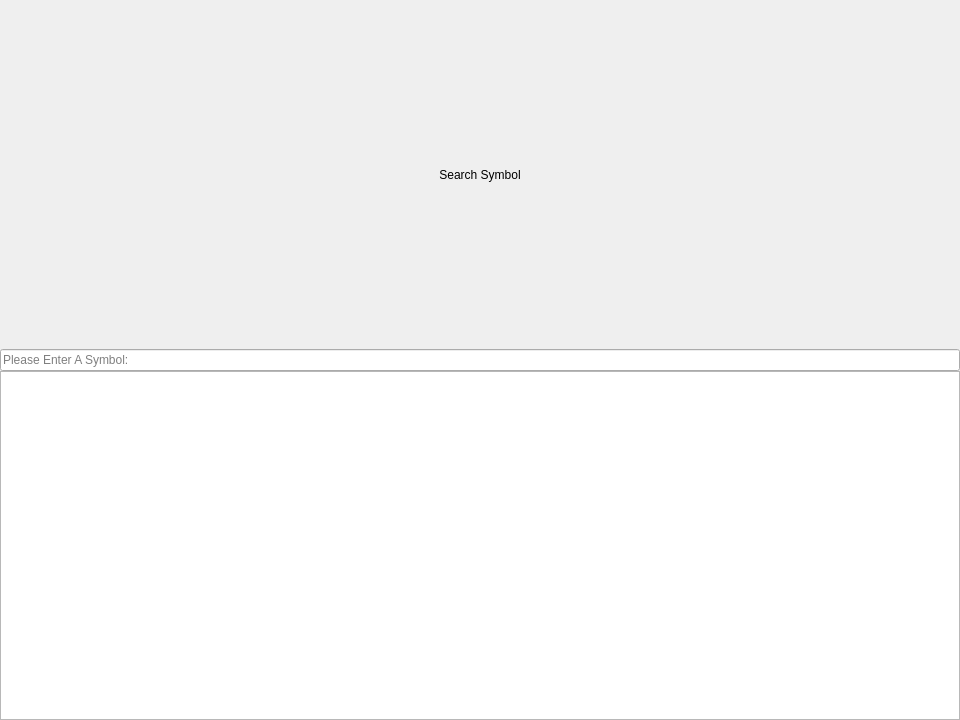
<?xml version="1.0" encoding="UTF-8"?>
<ui version="4.0">
 <class>SearchSymbol</class>
 <widget class="QDialog" name="SearchSymbol">
  <property name="geometry">
   <rect>
    <x>0</x>
    <y>0</y>
    <width>960</width>
    <height>720</height>
   </rect>
  </property>
  <property name="sizePolicy">
   <sizepolicy hsizetype="Ignored" vsizetype="Preferred">
    <horstretch>0</horstretch>
    <verstretch>0</verstretch>
   </sizepolicy>
  </property>
  <property name="windowTitle">
   <string>Dialog</string>
  </property>
  <property name="styleSheet">
   <string notr="true"/>
  </property>
  <layout class="QVBoxLayout" name="verticalLayout">
   <property name="spacing">
    <number>0</number>
   </property>
   <property name="leftMargin">
    <number>0</number>
   </property>
   <property name="topMargin">
    <number>0</number>
   </property>
   <property name="rightMargin">
    <number>0</number>
   </property>
   <property name="bottomMargin">
    <number>0</number>
   </property>
   <item>
    <widget class="QLabel" name="bannerLabel">
     <property name="text">
      <string>Search Symbol</string>
     </property>
     <property name="alignment">
      <set>Qt::AlignCenter</set>
     </property>
    </widget>
   </item>
   <item>
    <widget class="QLineEdit" name="symbolLineEdit">
     <property name="autoFillBackground">
      <bool>false</bool>
     </property>
     <property name="inputMethodHints">
      <set>Qt::ImhUppercaseOnly</set>
     </property>
     <property name="placeholderText">
      <string>Please Enter A Symbol:</string>
     </property>
    </widget>
   </item>
   <item>
    <widget class="QTableView" name="tableView">
     <property name="sizePolicy">
      <sizepolicy hsizetype="Expanding" vsizetype="Preferred">
       <horstretch>0</horstretch>
       <verstretch>0</verstretch>
      </sizepolicy>
     </property>
     <property name="gridStyle">
      <enum>Qt::NoPen</enum>
     </property>
    </widget>
   </item>
  </layout>
 </widget>
 <resources/>
 <connections/>
</ui>
